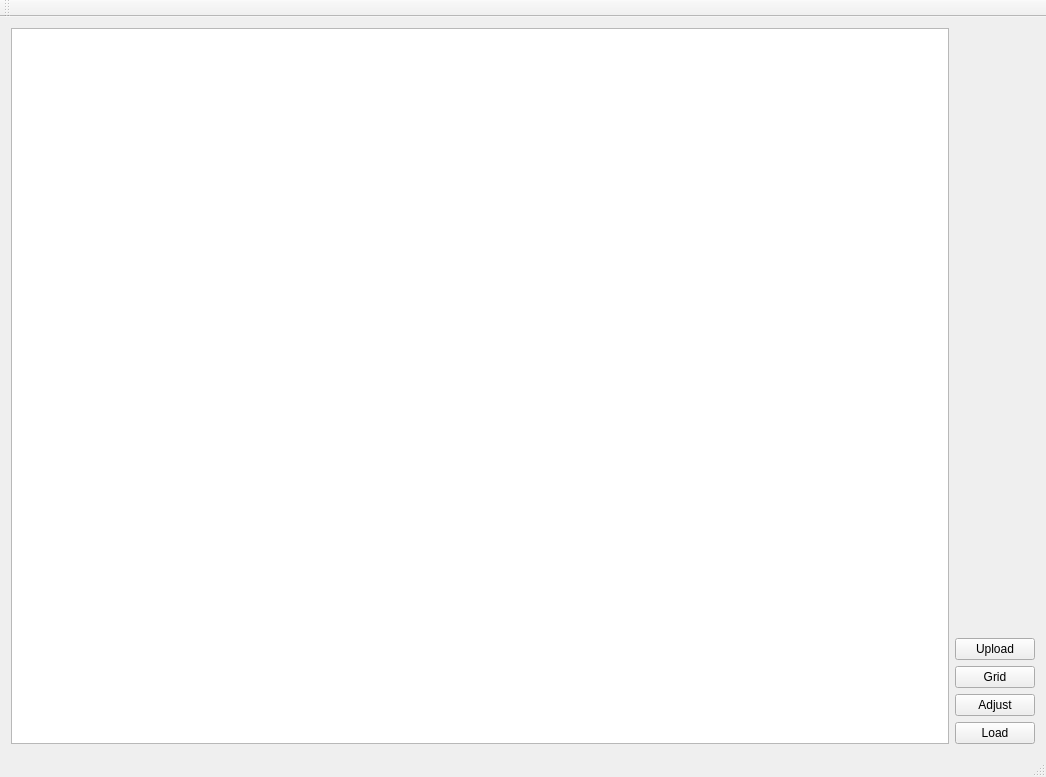
<?xml version="1.0" encoding="UTF-8"?>
<ui version="4.0">
 <class>SnailClass</class>
 <widget class="QMainWindow" name="SnailClass">
  <property name="geometry">
   <rect>
    <x>0</x>
    <y>0</y>
    <width>1046</width>
    <height>777</height>
   </rect>
  </property>
  <property name="windowTitle">
   <string>Snail</string>
  </property>
  <widget class="QWidget" name="centralWidget">
   <layout class="QGridLayout" name="gridLayout">
    <item row="0" column="0">
     <widget class="QScaledGraphView" name="graphicsView"/>
    </item>
    <item row="0" column="1">
     <layout class="QVBoxLayout" name="verticalLayout">
      <item>
       <spacer name="verticalSpacer">
        <property name="orientation">
         <enum>Qt::Vertical</enum>
        </property>
        <property name="sizeHint" stdset="0">
         <size>
          <width>20</width>
          <height>40</height>
         </size>
        </property>
       </spacer>
      </item>
      <item>
       <widget class="QPushButton" name="btnUploadPoints">
        <property name="text">
         <string>Upload</string>
        </property>
       </widget>
      </item>
      <item>
       <widget class="QPushButton" name="btnAdjGrid">
        <property name="text">
         <string>Grid</string>
        </property>
       </widget>
      </item>
      <item>
       <widget class="QPushButton" name="btnAdjustImg">
        <property name="text">
         <string>Adjust</string>
        </property>
       </widget>
      </item>
      <item>
       <widget class="QPushButton" name="btnLoad">
        <property name="text">
         <string>Load</string>
        </property>
       </widget>
      </item>
     </layout>
    </item>
   </layout>
  </widget>
  <widget class="QMenuBar" name="menuBar">
   <property name="geometry">
    <rect>
     <x>0</x>
     <y>0</y>
     <width>1046</width>
     <height>21</height>
    </rect>
   </property>
  </widget>
  <widget class="QToolBar" name="mainToolBar">
   <attribute name="toolBarArea">
    <enum>TopToolBarArea</enum>
   </attribute>
   <attribute name="toolBarBreak">
    <bool>false</bool>
   </attribute>
  </widget>
  <widget class="QStatusBar" name="statusBar">
   <property name="autoFillBackground">
    <bool>true</bool>
   </property>
  </widget>
 </widget>
 <layoutdefault spacing="6" margin="11"/>
 <customwidgets>
  <customwidget>
   <class>QScaledGraphView</class>
   <extends>QGraphicsView</extends>
   <header>qscaledgraphview.h</header>
  </customwidget>
 </customwidgets>
 <resources>
  <include location="snail.qrc"/>
 </resources>
 <connections/>
</ui>
